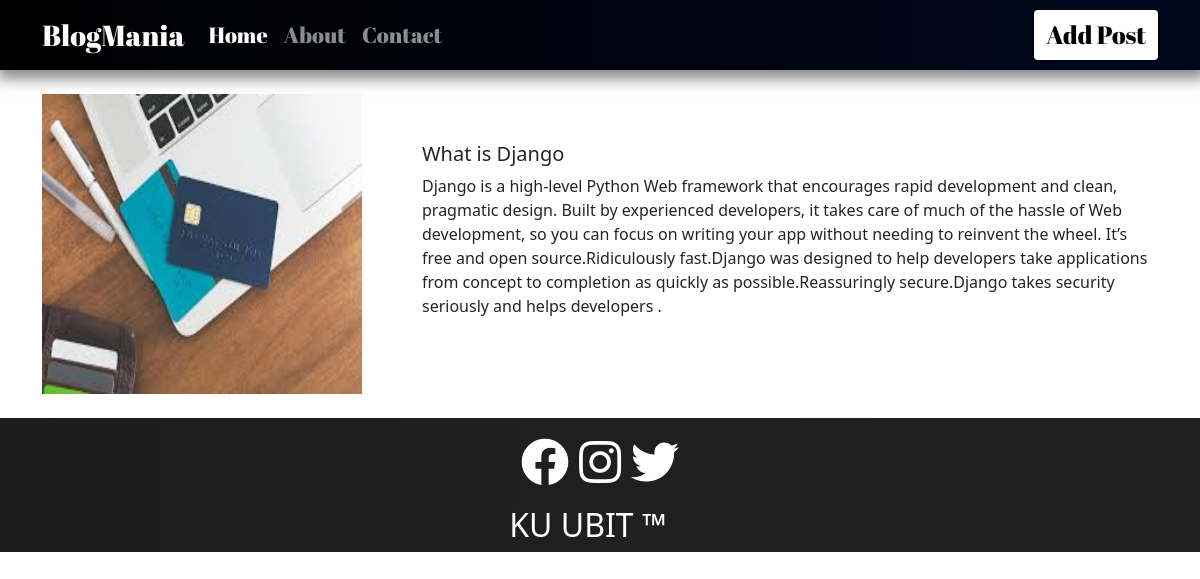
The page /blog/prodview/31 on the database its author committed.
### blog/models.py (models this page shows, shortened)
class Blogpost(models.Model):
    image = models.ImageField(upload_to="blog/images", default="")
    heading = models.CharField(max_length=70, null=True)
    content = models.CharField(max_length=500, null=True)

### blog/views.py (the view)
# urls.py: path("prodview/<int:myid>", views.prodview, name="prodView"),
def prodview(request, myid):
    products = Blogpost.objects.filter(id=myid)
    return render(request, "blog/prodview.html", {"product":products[0]})

### blog/templates/blog/prodview.html (shortened to what this page needs)
{% extends 'blog/basic.html' %}
    {% block body %}
    <div class="my-4 container">
      <div class="row">
        <div class="col-md-4">
          <img src="/media/{{product.image}}" width="320px" height="300px">
        </div>
        <div class="mt-5 col-md-8">
          <h5>{{product.heading}}</h5>
          <p><b></b>{{product.content}}</p>
        </div>
      </div>
    </div>
  {% endblock body %}

### rows shown on the page
Blogpost: image (picture), heading "What is Django", content "Django is a high-level Python Web framework that encourages rapid development and clean, pragmatic design. Built by experienced developers, it takes care of much of the hassle of Web development, so you can focus on writing your app without needing to reinvent the wheel. It’s free and open source.Ridiculously fast.Django was designed to help developers take applications from concept to completion as quickly as possible.Reassuringly secure.Django takes security seriously and helps developers ."
